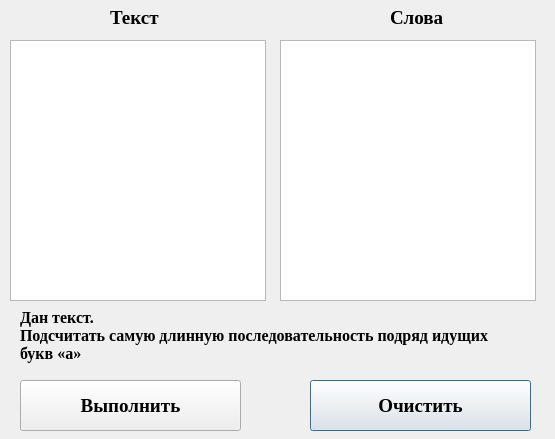
<?xml version="1.0" encoding="UTF-8"?>
<ui version="4.0">
 <class>Main</class>
 <widget class="QDialog" name="Main">
  <property name="geometry">
   <rect>
    <x>0</x>
    <y>0</y>
    <width>555</width>
    <height>439</height>
   </rect>
  </property>
  <property name="windowTitle">
   <string>Работа со строками в Python</string>
  </property>
  <widget class="QTextEdit" name="textEdit_text">
   <property name="geometry">
    <rect>
     <x>10</x>
     <y>40</y>
     <width>256</width>
     <height>261</height>
    </rect>
   </property>
   <property name="font">
    <font>
     <family>Times New Roman</family>
     <pointsize>12</pointsize>
    </font>
   </property>
  </widget>
  <widget class="QTextEdit" name="textEdit_words">
   <property name="geometry">
    <rect>
     <x>280</x>
     <y>40</y>
     <width>256</width>
     <height>261</height>
    </rect>
   </property>
   <property name="font">
    <font>
     <family>Times New Roman</family>
     <pointsize>12</pointsize>
    </font>
   </property>
  </widget>
  <widget class="QPushButton" name="btn_clear">
   <property name="geometry">
    <rect>
     <x>310</x>
     <y>380</y>
     <width>221</width>
     <height>51</height>
    </rect>
   </property>
   <property name="font">
    <font>
     <family>Times New Roman</family>
     <pointsize>14</pointsize>
     <weight>75</weight>
     <bold>true</bold>
    </font>
   </property>
   <property name="text">
    <string>Очистить</string>
   </property>
  </widget>
  <widget class="QPushButton" name="btn_solve">
   <property name="geometry">
    <rect>
     <x>20</x>
     <y>380</y>
     <width>221</width>
     <height>51</height>
    </rect>
   </property>
   <property name="font">
    <font>
     <family>Times New Roman</family>
     <pointsize>14</pointsize>
     <weight>75</weight>
     <bold>true</bold>
    </font>
   </property>
   <property name="text">
    <string>Выполнить</string>
   </property>
  </widget>
  <widget class="QLabel" name="label">
   <property name="geometry">
    <rect>
     <x>110</x>
     <y>10</y>
     <width>61</width>
     <height>16</height>
    </rect>
   </property>
   <property name="font">
    <font>
     <family>Times New Roman</family>
     <pointsize>14</pointsize>
     <weight>75</weight>
     <bold>true</bold>
    </font>
   </property>
   <property name="text">
    <string>Текст</string>
   </property>
  </widget>
  <widget class="QLabel" name="label_2">
   <property name="geometry">
    <rect>
     <x>390</x>
     <y>10</y>
     <width>61</width>
     <height>16</height>
    </rect>
   </property>
   <property name="font">
    <font>
     <family>Times New Roman</family>
     <pointsize>14</pointsize>
     <weight>75</weight>
     <bold>true</bold>
    </font>
   </property>
   <property name="text">
    <string>Слова</string>
   </property>
  </widget>
  <widget class="QLabel" name="label_3">
   <property name="geometry">
    <rect>
     <x>20</x>
     <y>290</y>
     <width>521</width>
     <height>91</height>
    </rect>
   </property>
   <property name="font">
    <font>
     <family>Times New Roman</family>
     <pointsize>12</pointsize>
     <weight>75</weight>
     <bold>true</bold>
    </font>
   </property>
   <property name="text">
    <string>Дан текст. 
Подсчитать самую длинную последовательность подряд идущих  
букв «а»</string>
   </property>
  </widget>
 </widget>
 <resources/>
 <connections/>
</ui>
